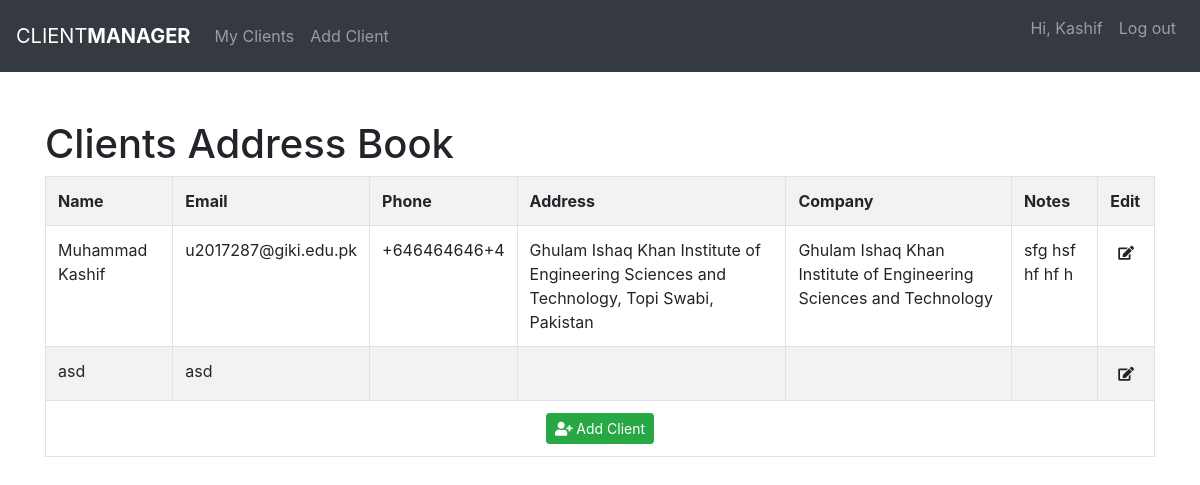
Screenshot of /clients.php (signed in) with the database file from the repository.
### tables this page shows
CREATE TABLE `clients` (
  `id` int(11) UNSIGNED NOT NULL,
  `name` varchar(100) NOT NULL,
  `email` varchar(100) NOT NULL,
  `phone` varchar(40) DEFAULT NULL,
  `address` varchar(255) DEFAULT NULL,
  `company` varchar(100) DEFAULT NULL,
  `notes` text,
  `userId` int(11) UNSIGNED NOT NULL,
  `date_added` timestamp NOT NULL DEFAULT CURRENT_TIMESTAMP
);

### clients.php (the view, shortened to what this page needs)
<?php
    include('inc/connection.php');
    $userId = $_SESSION['loggedInId'];
    $query = "SELECT * FROM clients WHERE userId = '$userId';";
    $result = mysqli_query($conn, $query);
    include('inc/header.php');
?>
<div class="container mt-5">
    <h1>Clients Address Book</h1>
    <table class="table table-striped table-bordered">
        <tr>
            <th>Name</th>
            <th>Email</th>
            <th>Phone</th>
            <th>Address</th>
            <th>Company</th>
            <th>Notes</th>
            <th>Edit</th>
        </tr>
        <?php
            if( mysqli_num_rows( $result ) > 0 ) {
                while( $row = mysqli_fetch_assoc( $result ) ) {
                    echo "<tr>";
                    echo "<td>".$row['name']."</td>";
                    echo "<td>".$row['email']."</td>";
                    echo "<td>".$row['phone']."</td>";
                    echo "<td>".$row['address']."</td>";
                    echo "<td>".$row['company']."</td>";
                    echo "<td>".$row['notes']."</td>";
                    echo '<td><a href="edit.php?id='.$row['id'] . '" type="button" class="btn btn-defualt btn-sm border-0 rounded" >
                        <i class="fas fa-edit"></i>
                        </a></td>';
                    echo "</tr>";
                }
            } else {
                echo "<div class='alert alert-warning'>You've no clients!<button type='button' class='close'>
                <span data-dismiss='alert' aria-hidden='true'>&times;</span></button></div>";
            }
        ?>
        <tr>
            <td colspan="7">
                <div class="text-center">
                <?php
                echo "<a href='addClients.php?id=".$_SESSION['loggedInId'] . "' class='btn btn-success btn-sm'>
                        <i class='fas fa-user-plus'></i> Add Client
                     </a>"
                ?>
                </div>
            </td>
        </tr>
    </table>
    <?php include('inc/footer.php'); ?>

### css/styles.css (style rules this page uses)
body, html { height: 100%; }

### rows the page displays
clients: name "Muhammad Kashif", email "u2017287@giki.edu.pk", phone "+646464646+4", address "Ghulam Ishaq Khan Institute of Engineering Sciences and Technology, Topi Swabi, Pakistan", company "Ghulam Ishaq Khan Institute of Engineering Sciences and Technology", notes "sfg hsf hf hf h"
clients: name "asd", email "asd"

### other values shown
$_SESSION['loggedInUser'] "Kashif"
